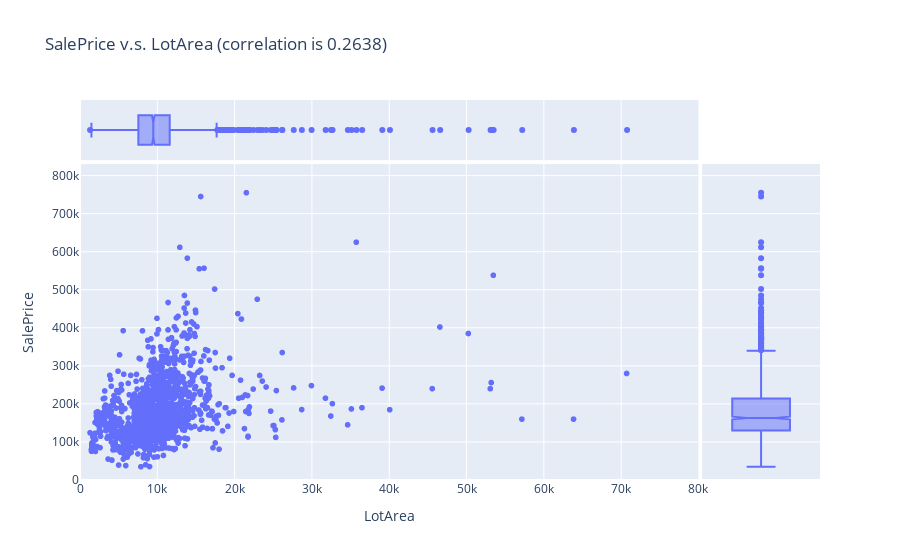

Notebook code for this chart:
### Code cell
# Here, exclude some extreme values
px.scatter(prices_df, title=f'SalePrice v.s. LotArea (correlation is {round(prices_df.SalePrice.corr(prices_df.LotArea), 4)})',
           x='LotArea', y='SalePrice', marginal_x='box', marginal_y='box', range_x=(0, 80000), range_y=(0, 1.1 * max(prices_df.SalePrice)))

### Figure 1 — Plotly figure (JSON) as saved in the notebook; plotly's stock layout.template omitted (floating-point values rounded to 4 significant figures; data arrays with more than 128 entries replaced by an {"elided": "..."} marker saying what was removed)
{"data": [{"hovertemplate": "LotArea=%{x}<br>SalePrice=%{y}<extra></extra>", "legendgroup": "", "marker": {"color": "#636efa", "symbol": "circle"}, "mode": "markers", "name": "", "showlegend": false, "x": {"elided": "1460 int values"}, "xaxis": "x", "y": {"elided": "1460 int values"}, "yaxis": "y", "type": "scattergl"}, {"alignmentgroup": "True", "hovertemplate": "LotArea=%{x}<extra></extra>", "legendgroup": "", "marker": {"color": "#636efa", "symbol": "circle"}, "name": "", "notched": true, "offsetgroup": "", "showlegend": false, "x": {"elided": "1460 int values"}, "xaxis": "x3", "yaxis": "y3", "type": "box"}, {"alignmentgroup": "True", "hovertemplate": "SalePrice=%{y}<extra></extra>", "legendgroup": "", "marker": {"color": "#636efa", "symbol": "circle"}, "name": "", "notched": true, "offsetgroup": "", "showlegend": false, "xaxis": "x2", "y": {"elided": "1460 int values"}, "yaxis": "y2", "type": "box"}], "layout": {"xaxis": {"anchor": "y", "domain": [0.0, 0.8358], "range": [0, 80000], "title": {"text": "LotArea"}}, "yaxis": {"anchor": "x", "domain": [0.0, 0.8316], "range": [0, 830500.0], "title": {"text": "SalePrice"}}, "xaxis2": {"anchor": "y2", "domain": [0.8408, 1.0], "matches": "x2", "showticklabels": false, "showline": false, "ticks": "", "showgrid": false}, "yaxis2": {"anchor": "x2", "domain": [0.0, 0.8316], "matches": "y", "showticklabels": false, "showgrid": true}, "xaxis3": {"anchor": "y3", "domain": [0.0, 0.8358], "matches": "x", "showticklabels": false, "showgrid": true}, "yaxis3": {"anchor": "x3", "domain": [0.8416, 1.0], "matches": "y3", "showticklabels": false, "showline": false, "ticks": "", "showgrid": false}, "xaxis4": {"anchor": "y4", "domain": [0.8408, 1.0], "matches": "x2", "showticklabels": false, "showgrid": false, "showline": false, "ticks": ""}, "yaxis4": {"anchor": "x4", "domain": [0.8416, 1.0], "matches": "y3", "showticklabels": false, "showline": false, "ticks": "", "showgrid": true}, "legend": {"tracegroupgap": 0}, "title": {"text": "SalePrice v.s. LotArea (correlation is 0.2638)"}}}
